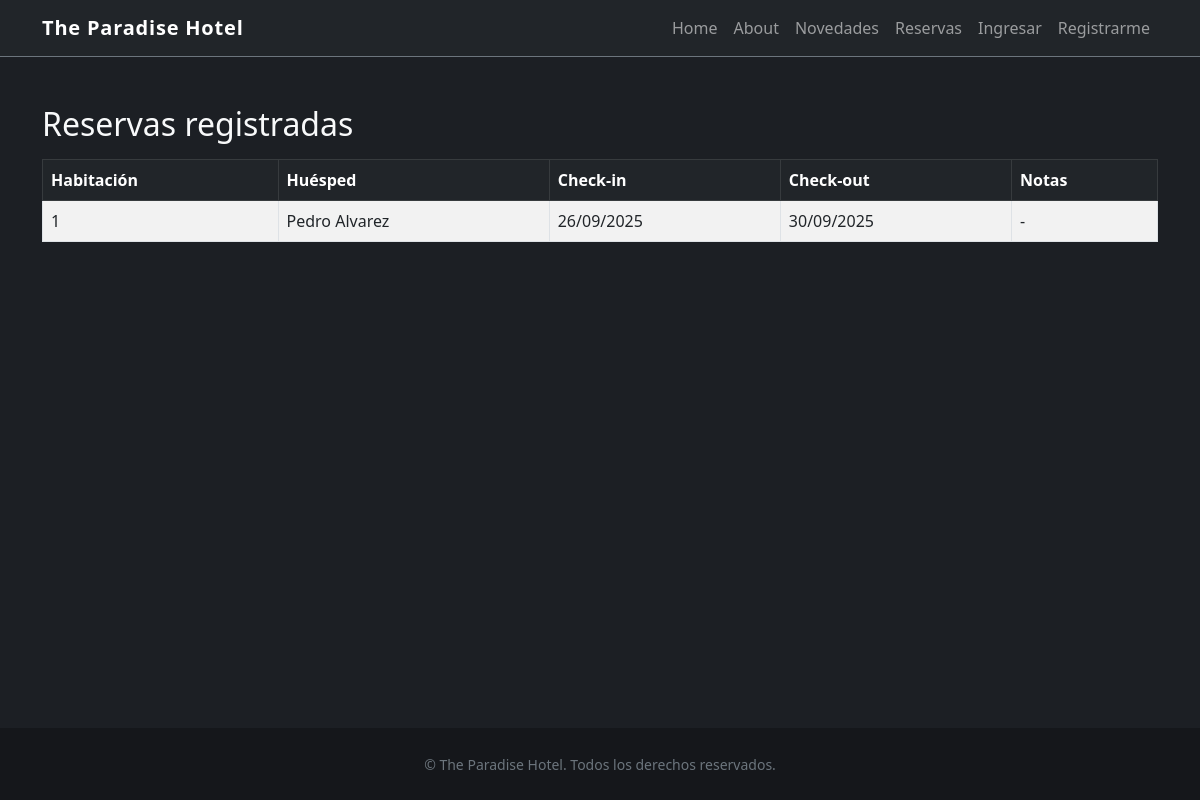
Page /reservas/ on the committed database.
### HotelApp/models.py (models this page shows)
class Reserva(models.Model):
    habitacion = models.ForeignKey(Habitacion, on_delete=models.CASCADE)
    nombre = models.CharField(max_length=100)
    apellido = models.CharField(max_length=100)
    check_in = models.DateField()
    check_out = models.DateField()
    notas = models.TextField(blank=True)

class Habitacion(models.Model):
    numero = models.IntegerField(unique=True)
    tipo = models.CharField(max_length=50)
    precio = models.DecimalField(max_digits=8, decimal_places=2)
    disponible = models.BooleanField(default=True)

### HotelApp/views.py (the view)
# urls.py: path("reservas/", views.lista_reservas, name="lista_reservas"),
def lista_reservas(request):
    reservas = Reserva.objects.select_related(
        "habitacion").order_by("check_in")
    return render(request, "lista_reservas.html", {"reservas": reservas})

### HotelApp/Templates/lista_reservas.html (shortened to what this page needs)
{% extends "base.html" %}
{% block content %}
  <h2 class="mb-3">Reservas registradas</h2>
  {% if reservas %}
    <div class="table-responsive">
      <table class="table table-striped table-bordered align-middle">
        <thead class="table-dark">
          <tr>
            <th>Habitación</th>
            <th>Huésped</th>
            <th>Check-in</th>
            <th>Check-out</th>
            <th>Notas</th>
          </tr>
        </thead>
        <tbody>
          {% for reserva in reservas %}
            <tr>
              <td>{{ reserva.habitacion.numero }}</td>
              <td>{{ reserva.nombre }} {{ reserva.apellido }}</td>
              <td>{{ reserva.check_in|date:"d/m/Y" }}</td>
              <td>{{ reserva.check_out|date:"d/m/Y" }}</td>
              <td>{{ reserva.notas|default:"-" }}</td>
            </tr>
          {% endfor %}
        </tbody>
      </table>
    </div>
  {% else %}
    <p class="text-muted">Todavía no hay reservas cargadas.</p>
  {% endif %}
{% endblock %}

### HotelApp/Templates/base.html (shortened to what this page needs)
<!DOCTYPE html>
<html lang="es">
<head>
    <link href="https://cdn.jsdelivr.net/npm/bootstrap@5.3.0/dist/css/bootstrap.min.css" rel="stylesheet">
</head>
<body class="d-flex flex-column min-vh-100">
    <header class="border-bottom border-secondary">
        <nav class="navbar navbar-expand-lg navbar-dark bg-dark">
            <div class="container">
                <a class="navbar-brand" href="{% url 'home' %}">The Paradise Hotel</a>
                <div class="collapse navbar-collapse" id="navbarMain">
                    <ul class="navbar-nav ms-auto">
                        <li class="nav-item">
                            <a class="nav-link" href="{% url 'home' %}">Home</a>
                        </li>
                        <li class="nav-item">
                            <a class="nav-link" href="{% url 'paginas:about' %}">About</a>
                        </li>
                        <li class="nav-item">
                            <a class="nav-link" href="{% url 'paginas:lista' %}">Novedades</a>
                        </li>
                        <li class="nav-item">
                            <a class="nav-link" href="{% url 'lista_reservas' %}">Reservas</a>
                        </li>
                        {% if request.user.is_authenticated %}
                            <li class="nav-item">
                                <a class="nav-link" href="{% url 'cuentas:perfil' %}">Perfil</a>
                            </li>
                            <li class="nav-item">
                                <form action="{% url 'cuentas:logout' %}" method="post" class="d-inline">
                                    {% csrf_token %}
                                    <button type="submit" class="btn btn-link nav-link px-0">Salir</button>
                                </form>
                            </li>
                        {% else %}
                            <li class="nav-item">
                                <a class="nav-link" href="{% url 'cuentas:login' %}">Ingresar</a>
                            </li>
                            <li class="nav-item">
                                <a class="nav-link" href="{% url 'cuentas:registro' %}">Registrarme</a>
                            </li>
                        {% endif %}
                    </ul>
                </div>
            </div>
        </nav>
    </header>
    <main class="container flex-grow-1 py-5">
        {% block content %}
        {% endblock %}
    </main>
    <footer class="py-4 mt-auto text-center">
        <div class="container">
            <small class="text-secondary">&copy; {{ now|date:"Y" }} The Paradise Hotel. Todos los derechos reservados.</small>
        </div>
    </footer>
</body>
</html>

### HotelApp/Templates/base.html (style rules this page uses)
body { background-color: #1c1f24; color: #f8f9fa; min-height: 100vh; display: flex; flex-direction: column; }
.navbar-brand { font-weight: 600; letter-spacing: 0.04em; }
footer { background: rgba(0, 0, 0, 0.25); }

### rows in the picture
Reserva: habitacion.numero "1", nombre "Pedro", apellido "Alvarez", check_in "26/09/2025", check_out "30/09/2025", notas "-"
